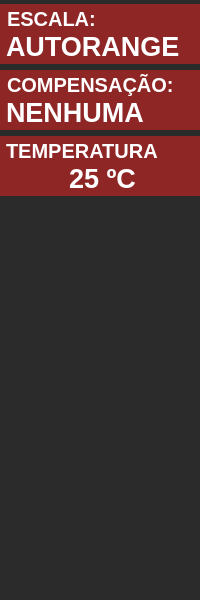
     <widget class="QFrame" name="left_bar">
      <property name="geometry">
       <rect>
        <x>0</x>
        <y>0</y>
        <width>200</width>
        <height>600</height>
       </rect>
      </property>
      <property name="styleSheet">
       <string notr="true">background: rgb(44, 43, 43);</string>
      </property>
      <widget class="QWidget" name="verticalLayoutWidget">
       <property name="geometry">
        <rect>
         <x>0</x>
         <y>0</y>
         <width>202</width>
         <height>601</height>
        </rect>
       </property>
       <layout class="QVBoxLayout" name="verticalLayout">
        <item>
         <spacer name="verticalSpacer_6">
          <property name="orientation">
           <enum>Qt::Vertical</enum>
          </property>
          <property name="sizeType">
           <enum>QSizePolicy::Fixed</enum>
          </property>
          <property name="sizeHint" stdset="0">
           <size>
            <width>20</width>
            <height>4</height>
           </size>
          </property>
         </spacer>
        </item>
        <item>
         <widget class="QWidget" name="widget" native="true">
          <property name="minimumSize">
           <size>
            <width>200</width>
            <height>60</height>
           </size>
          </property>
          <property name="maximumSize">
           <size>
            <width>200</width>
            <height>60</height>
           </size>
          </property>
          <property name="styleSheet">
           <string notr="true">QWidget{
	background-color: rgb(143, 38, 38);
	color: rgb(255, 255, 255);
	border: 2px solid rgb(143, 38, 38);
}

QComboBox QAbstractItemView {
    selection-background-color: rgb(64, 64, 64);
    background-color: rgb(32,32,32);
}</string>
          </property>
          <widget class="QComboBox" name="main_scale_select">
           <property name="geometry">
            <rect>
             <x>0</x>
             <y>30</y>
             <width>200</width>
             <height>30</height>
            </rect>
           </property>
           <property name="minimumSize">
            <size>
             <width>200</width>
             <height>30</height>
            </size>
           </property>
           <property name="maximumSize">
            <size>
             <width>200</width>
             <height>30</height>
            </size>
           </property>
           <property name="font">
            <font>
             <pointsize>20</pointsize>
             <weight>75</weight>
             <bold>true</bold>
             <underline>false</underline>
             <kerning>true</kerning>
            </font>
           </property>
           <property name="focusPolicy">
            <enum>Qt::NoFocus</enum>
           </property>
           <property name="styleSheet">
            <string notr="true">QComboBox {
	margin-top: -5px;
	color: rgb(255, 255, 255);
	background-color: rgb(143, 38, 38);
	border: 1px solid  rgb(143, 38, 38);
    padding: 0px 0px 1px 5px; /* This (useless) line resolves a bug with the font color */
}

QComboBox::drop-down {
    width: 150px;
    border:0px; /* This seems to replace the whole arrow of the combo box */
    margin-right:-200px;
	 margin-left: -65px;
}

</string>
           </property>
           <property name="currentIndex">
            <number>0</number>
           </property>
           <property name="maxVisibleItems">
            <number>9</number>
           </property>
           <property name="frame">
            <bool>false</bool>
           </property>
           <item>
            <property name="text">
             <string>AUTORANGE</string>
            </property>
           </item>
           <item>
            <property name="text">
             <string>E1: 1,00mΩ</string>
            </property>
           </item>
           <item>
            <property name="text">
             <string>E2: 10,0mΩ</string>
            </property>
           </item>
           <item>
            <property name="text">
             <string>E3:  100mΩ</string>
            </property>
           </item>
           <item>
            <property name="text">
             <string>E4:    1,00Ω</string>
            </property>
           </item>
           <item>
            <property name="text">
             <string>E5:    10,0Ω</string>
            </property>
           </item>
           <item>
            <property name="text">
             <string>E6:     100Ω</string>
            </property>
           </item>
           <item>
            <property name="text">
             <string>E7:   1000Ω</string>
            </property>
           </item>
           <item>
            <property name="text">
             <string>E8: 10000Ω</string>
            </property>
           </item>
          </widget>
          <widget class="QLabel" name="label_25">
           <property name="geometry">
            <rect>
             <x>0</x>
             <y>0</y>
             <width>200</width>
             <height>30</height>
            </rect>
           </property>
           <property name="minimumSize">
            <size>
             <width>200</width>
             <height>30</height>
            </size>
           </property>
           <property name="maximumSize">
            <size>
             <width>200</width>
             <height>30</height>
            </size>
           </property>
           <property name="font">
            <font>
             <pointsize>15</pointsize>
             <weight>75</weight>
             <bold>true</bold>
            </font>
           </property>
           <property name="styleSheet">
            <string notr="true">QLabel{
	background-color: rgb(32, 32, 32);/*rgb(143, 38, 38);*/
	color: rgb(255, 255, 255);
	border: 2px solid rgb(143, 38, 38);
};</string>
           </property>
           <property name="text">
            <string>ESCALA:</string>
           </property>
           <property name="alignment">
            <set>Qt::AlignLeading|Qt::AlignLeft|Qt::AlignVCenter</set>
           </property>
          </widget>
         </widget>
        </item>
        <item>
         <widget class="QWidget" name="widget_2" native="true">
          <property name="minimumSize">
           <size>
            <width>200</width>
            <height>60</height>
           </size>
          </property>
          <property name="maximumSize">
           <size>
            <width>200</width>
            <height>60</height>
           </size>
          </property>
          <property name="styleSheet">
           <string notr="true">QWidget{
	background-color: rgb(143, 38, 38);
	color: rgb(255, 255, 255);
	border: 2px solid rgb(143, 38, 38);
}

QComboBox QAbstractItemView {
    selection-background-color: rgb(64, 64, 64);
    background-color: rgb(32,32,32);
}</string>
          </property>
          <widget class="QLabel" name="label_26">
           <property name="geometry">
            <rect>
             <x>0</x>
             <y>0</y>
             <width>200</width>
             <height>30</height>
            </rect>
           </property>
           <property name="minimumSize">
            <size>
             <width>200</width>
             <height>30</height>
            </size>
           </property>
           <property name="maximumSize">
            <size>
             <width>200</width>
             <height>30</height>
            </size>
           </property>
           <property name="font">
            <font>
             <pointsize>15</pointsize>
             <weight>75</weight>
             <bold>true</bold>
            </font>
           </property>
           <property name="styleSheet">
            <string notr="true">QLabel{
	background-color: rgb(32, 32, 32);/*rgb(143, 38, 38);*/
	color: rgb(255, 255, 255);
	border: 2px solid rgb(143, 38, 38);
};</string>
           </property>
           <property name="text">
            <string>COMPENSAÇÃO:</string>
           </property>
           <property name="alignment">
            <set>Qt::AlignLeading|Qt::AlignLeft|Qt::AlignVCenter</set>
           </property>
          </widget>
          <widget class="QComboBox" name="config_material_field">
           <property name="geometry">
            <rect>
             <x>0</x>
             <y>30</y>
             <width>200</width>
             <height>30</height>
            </rect>
           </property>
           <property name="minimumSize">
            <size>
             <width>200</width>
             <height>30</height>
            </size>
           </property>
           <property name="maximumSize">
            <size>
             <width>200</width>
             <height>30</height>
            </size>
           </property>
           <property name="font">
            <font>
             <pointsize>20</pointsize>
             <weight>75</weight>
             <bold>true</bold>
             <underline>false</underline>
             <kerning>true</kerning>
            </font>
           </property>
           <property name="focusPolicy">
            <enum>Qt::NoFocus</enum>
           </property>
           <property name="styleSheet">
            <string notr="true">QComboBox {
	margin-top: -5px;
	color: rgb(255, 255, 255);
	background-color: rgb(143, 38, 38);
	border: 1px solid  rgb(143, 38, 38);
    padding: 0px 0px 1px 5px; /* This (useless) line resolves a bug with the font color */
}

QComboBox::drop-down {
    width: 150px;
    border:0px; /* This seems to replace the whole arrow of the combo box */
    margin-right:-200px;
	 margin-left: -65px;
}

</string>
           </property>
           <property name="currentIndex">
            <number>0</number>
           </property>
           <property name="maxVisibleItems">
            <number>9</number>
           </property>
           <property name="frame">
            <bool>false</bool>
           </property>
           <item>
            <property name="text">
             <string>NENHUMA</string>
            </property>
           </item>
           <item>
            <property name="text">
             <string>COBRE</string>
            </property>
           </item>
           <item>
            <property name="text">
             <string>ALUMINIO</string>
            </property>
           </item>
          </widget>
         </widget>
        </item>
        <item>
         <widget class="QWidget" name="widget_3" native="true">
          <property name="minimumSize">
           <size>
            <width>200</width>
            <height>60</height>
           </size>
          </property>
          <property name="maximumSize">
           <size>
            <width>200</width>
            <height>60</height>
           </size>
          </property>
          <property name="styleSheet">
           <string notr="true">QWidget{
	background-color: rgb(143, 38, 38);
	color: rgb(255, 255, 255);
	border: 1px solid rgb(143, 38, 38);
}</string>
          </property>
          <widget class="QLabel" name="label_27">
           <property name="geometry">
            <rect>
             <x>0</x>
             <y>0</y>
             <width>200</width>
             <height>30</height>
            </rect>
           </property>
           <property name="minimumSize">
            <size>
             <width>200</width>
             <height>30</height>
            </size>
           </property>
           <property name="maximumSize">
            <size>
             <width>200</width>
             <height>30</height>
            </size>
           </property>
           <property name="font">
            <font>
             <pointsize>15</pointsize>
             <weight>75</weight>
             <bold>true</bold>
            </font>
           </property>
           <property name="styleSheet">
            <string notr="true">QLabel{
	background-color: rgb(32, 32, 32);/*rgb(143, 38, 38);*/
	color: rgb(255, 255, 255);
	border: 2px solid rgb(143, 38, 38);
};</string>
           </property>
           <property name="text">
            <string>TEMPERATURA</string>
           </property>
           <property name="alignment">
            <set>Qt::AlignLeading|Qt::AlignLeft|Qt::AlignVCenter</set>
           </property>
          </widget>
          <widget class="QPushButton" name="setup_actual_temp_field">
           <property name="enabled">
            <bool>true</bool>
           </property>
           <property name="geometry">
            <rect>
             <x>0</x>
             <y>30</y>
             <width>200</width>
             <height>30</height>
            </rect>
           </property>
           <property name="minimumSize">
            <size>
             <width>200</width>
             <height>30</height>
            </size>
           </property>
           <property name="maximumSize">
            <size>
             <width>200</width>
             <height>30</height>
            </size>
           </property>
           <property name="font">
            <font>
             <pointsize>20</pointsize>
             <weight>75</weight>
             <bold>true</bold>
            </font>
           </property>
           <property name="styleSheet">
            <string notr="true">QPushButton {
	margin-top: -5px;
	color: rgb(255, 255, 255);
	background-color: rgb(143, 38, 38);
	border: 1px solid  rgb(143, 38, 38);
    padding: 0px 0px 1px 5px; /* This (useless) line resolves a bug with the font color */
}</string>
           </property>
           <property name="text">
            <string>25 ºC</string>
           </property>
          </widget>
         </widget>
        </item>
        <item>
         <spacer name="verticalSpacer_5">
          <property name="orientation">
           <enum>Qt::Vertical</enum>
          </property>
          <property name="sizeHint" stdset="0">
           <size>
            <width>20</width>
            <height>40</height>
           </size>
          </property>
         </spacer>
        </item>
        <item alignment="Qt::AlignHCenter">
         <widget class="QPushButton" name="main_menu_button">
          <property name="enabled">
           <bool>true</bool>
          </property>
          <property name="maximumSize">
           <size>
            <width>60</width>
            <height>60</height>
           </size>
          </property>
          <property name="text">
           <string/>
          </property>
          <property name="icon">
           <iconset resource="resources/src.qrc">
            <normaloff>:/main/home_default.png</normaloff>
            <disabledoff>:/main/home_disabled.png</disabledoff>
            <selectedoff>:/main/home_selected.png</selectedoff>:/main/home_default.png</iconset>
          </property>
          <property name="iconSize">
           <size>
            <width>60</width>
            <height>60</height>
           </size>
          </property>
          <property name="checkable">
           <bool>false</bool>
          </property>
          <property name="checked">
           <bool>false</bool>
          </property>
          <property name="autoDefault">
           <bool>false</bool>
          </property>
          <property name="default">
           <bool>false</bool>
          </property>
          <property name="flat">
           <bool>true</bool>
          </property>
         </widget>
        </item>
        <item>
         <spacer name="verticalSpacer">
          <property name="orientation">
           <enum>Qt::Vertical</enum>
          </property>
          <property name="sizeHint" stdset="0">
           <size>
            <width>20</width>
            <height>40</height>
           </size>
          </property>
         </spacer>
        </item>
        <item>
         <spacer name="verticalSpacer_7">
          <property name="orientation">
           <enum>Qt::Vertical</enum>
          </property>
          <property name="sizeHint" stdset="0">
           <size>
            <width>20</width>
            <height>40</height>
           </size>
          </property>
         </spacer>
        </item>
       </layout>
      </widget>
     </widget>
